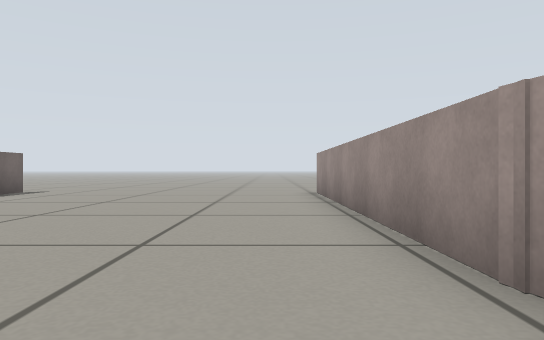
View 1 (above)

16 first-person views from a walk through a robot-simulator world made for Gazebo. The camera is 0.29 m above the floor, looks level and sees 70° across. The floor is counted in squares, 0.5 m on a side. Each view is taken from the middle of a square. On the plan, view 1 faces up. The plan holds only what a view shows up to about 10 squares ahead; the rest is blank.

View 2
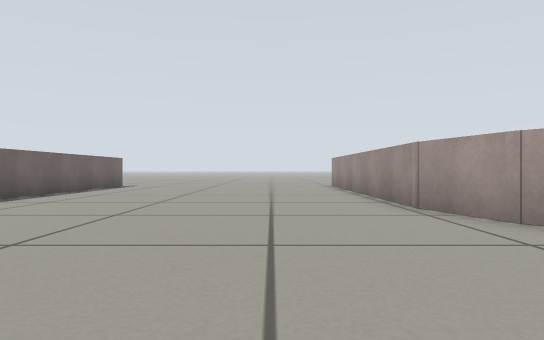

View 3
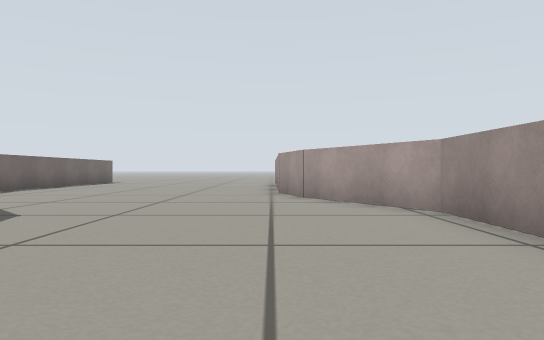

View 4
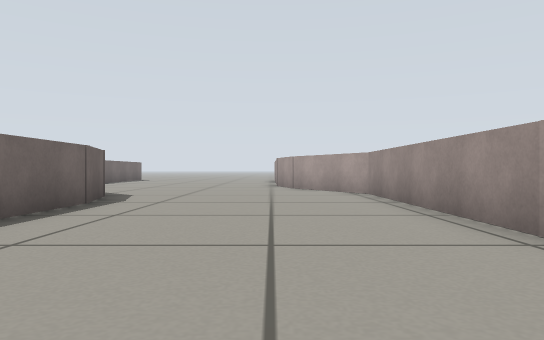

View 5
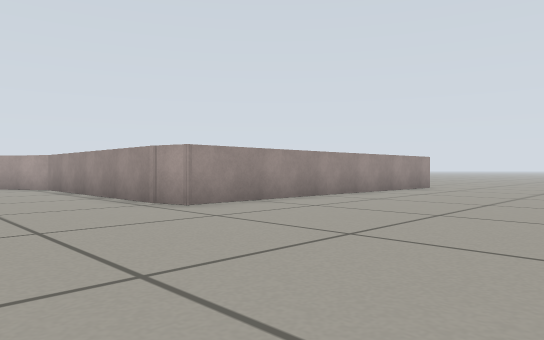

View 6
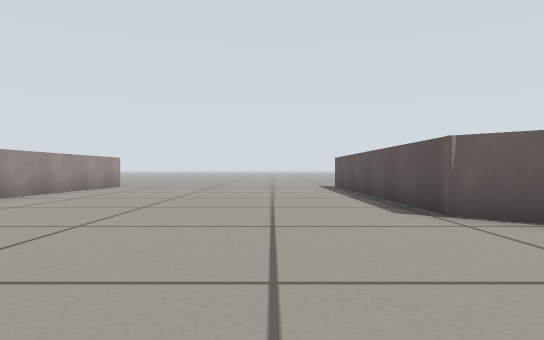

View 7
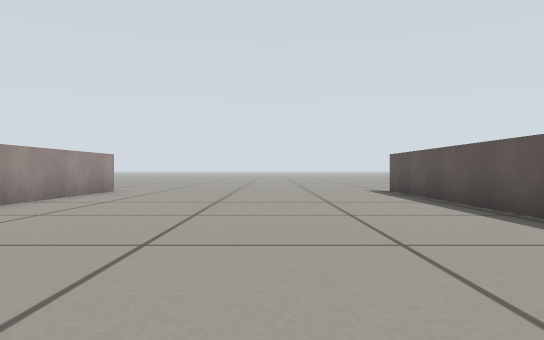

View 8
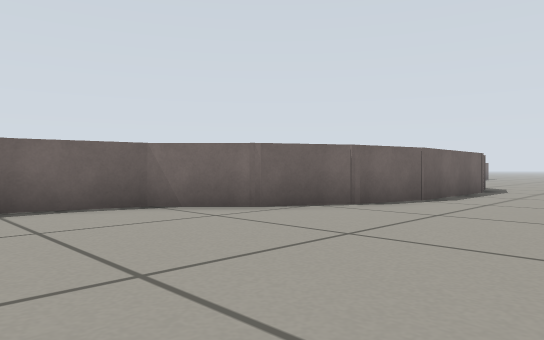

View 9
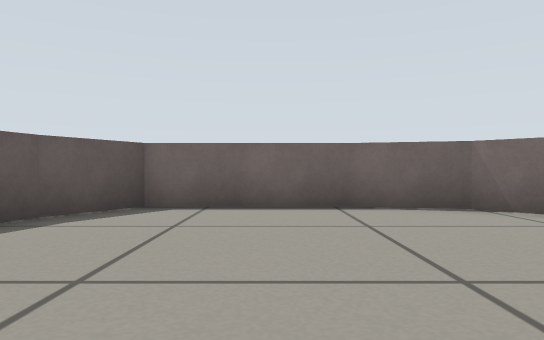

View 10
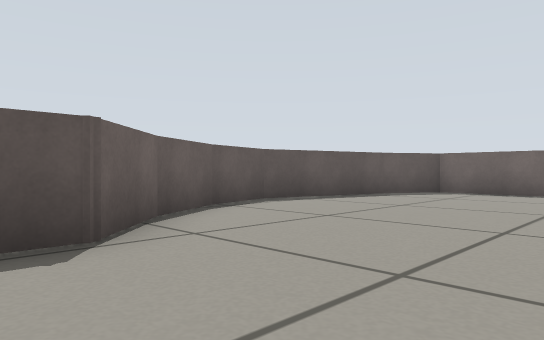

View 11
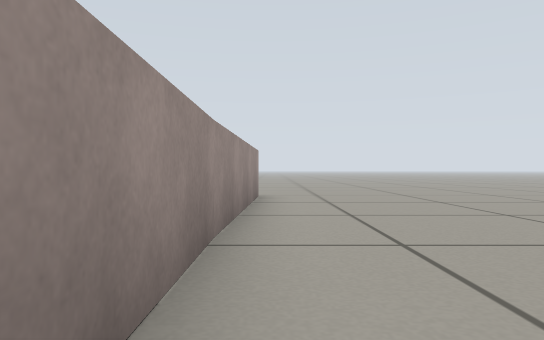

View 12
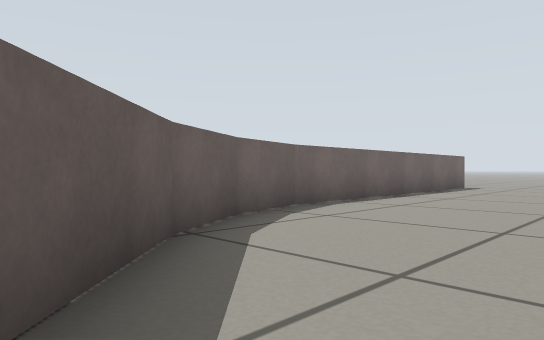

View 13
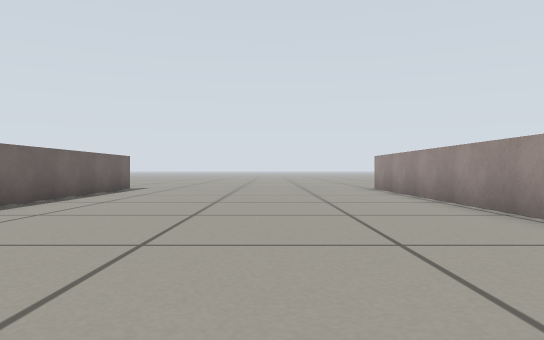

View 14
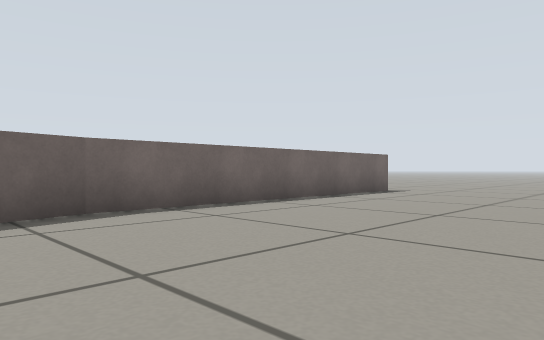

View 15
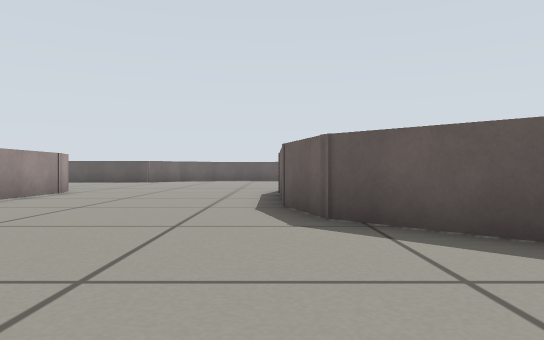

View 16
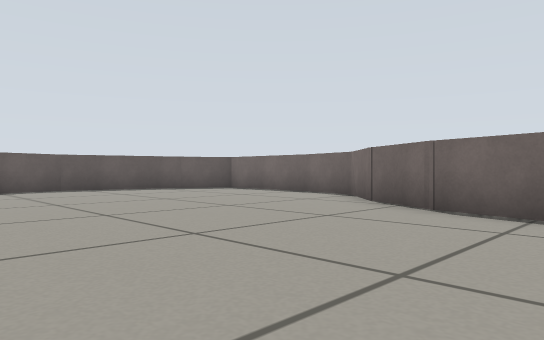

### Floor plan
Points are (right, up) in squares from view 1. A wall is a line through its corners. A room is listed if a view was taken in it or the views show most of it. See-through windows are left out.
Room 1 (views 1, 2, 3, 4, 5, 6, 7, 8, 9, 10, 11, 12, 13, 14, 15, 16)
walls: (3.3, -8.9) (3.3, -2.7) (1.6, 0.4); (-2.2, -8.6) (-2.7, -10.6); (-2.2, -5.1) (-2.2, -8.9); (-2.6, -10.3) (-3.6, -12); (1.7, 0) (1.1, 2.1); (-3.4, -11.8) (-4.7, -13.1) (-5.1, -14.8); (1.2, 1.8) (1.1, 9.9); (-5.1, -1.2) (-2.6, -3.6) (-2.2, -5.4); (12, -9.5) (3.5, -9.5) (3.3, -8.6); (-5.1, -14.6) (-5.1, -18) (-3.6, -18.9); (-5.9, 0.3) (-5, -1.2); (-6.3, 1.9) (-5.9, 0.2); (-3.7, -18.8) (-0.5, -19.7) (1.1, -19.3) (2.6, -18.4) (3.8, -17.2) (12, -17.2); (-6.4, 9.9) (-6.3, 1.8)
ways out: opening at (-6, 10.5); opening at (1, 10.5)

Where each view was taken, in squares from view 1:
view 1: 0 up, 0 right, facing up
view 2: 4 down, 1 left, facing up
view 3: 8 down, 1 right, facing up
view 4: 12 down, 1 right, facing up
view 5: 15 down, 0 right, facing up-right
view 6: 15 down, 1 left, facing right
view 7: 14 down, 2 right, facing right
view 8: 16 down, 1 right, facing up-left
view 9: 16 down, 1 right, facing left
view 10: 14 down, 5 right, facing down-left
view 11: 10 down, 4 right, facing right
view 12: 3 down, 2 left, facing up-left
view 13: 2 down, 2 left, facing up
view 14: 0 up, 1 left, facing up-left
view 15: 1 up, 2 left, facing down
view 16: 8 down, 3 right, facing down-left
